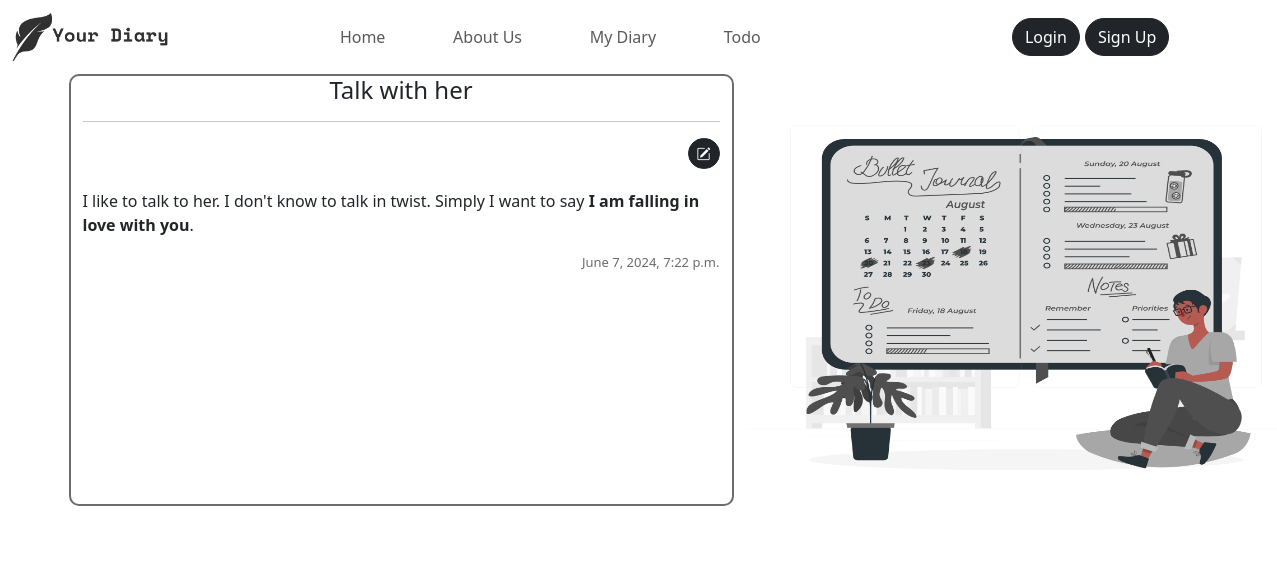
The page /my-diary/view-page/2/ on the database as committed earlier.
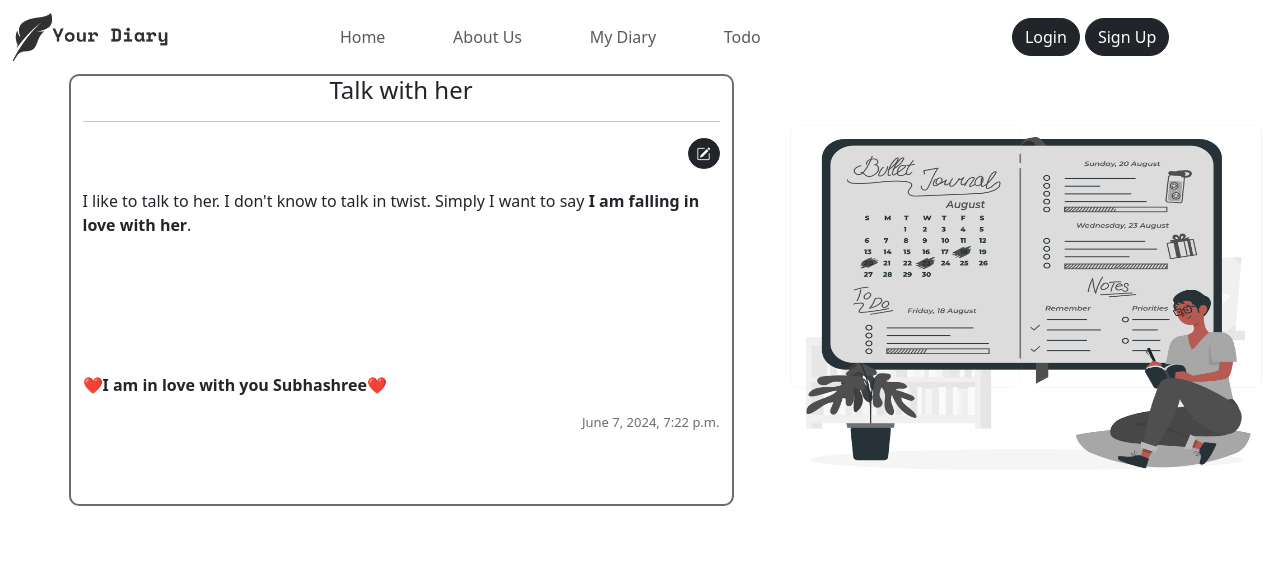
The same page on the database as committed later.
### diary/models.py (models this page shows, shortened)
class Page(models.Model):
    user = models.ForeignKey(User, on_delete=models.CASCADE)
    title = models.CharField(max_length=100)
    content = models.TextField()
    created_at = models.DateTimeField(auto_now_add=True)
    updated_at = models.DateTimeField(auto_now=True)

### diary/views.py (the view)
# urls.py: path("my-diary/view-page/<int:id>/", views.viewPage, name="viewPage"),
def viewPage(request, id):
	context = {}
	page = Page.objects.get(id=id)
	context["page"] = page
	return render(request, "viewPage.html", context)

### diary/templates/viewPage.html (shortened to what this page needs)
{% extends "base.html" %}
{% load static %}
{% block css %}
	<link rel="stylesheet" href="{% static "css/viewPage.css" %}">
{% endblock css %}
{% block body %}
	<div class="container">
		<div class="row">
			<div class="col-sm-7 page-part">
				<div class="diary-header">
					<h4 class='heading text-center'>{{page.title}}</h4>
					<hr>
				</div>
				<div class="diary-body">
					<div class="edit-button">
						<a href="{% url "updatePage" page.id %}" class="btn btn-sm btn-dark mb-1 edit-btn"><i class="bi bi-pencil-square"></i></a>
					</div>
					<p class="page-content">{{page.content|safe}}</p>
					<p class="page-date">{{page.created_at}}</p>
				</div>
			</div>
			<div class="col-sm-5">
				<div class="diary-image">
					<img src="{% static "media/viewDiary.png" %}" alt="" class="diary-img">
				</div>
			</div>
		</div>
	</div>
{% endblock body %}

Rows that differ between the two databases and show on the page:
changed Page "Talk with her": content "I like to talk to her. I don't know to talk in twist. Simply I want to say I am falling in love with you ." → "I like to talk to her. I don't know to talk in twist. Simply I want to say I am falling in love with her . ❤️I am in love with you Subhashree❤️"
